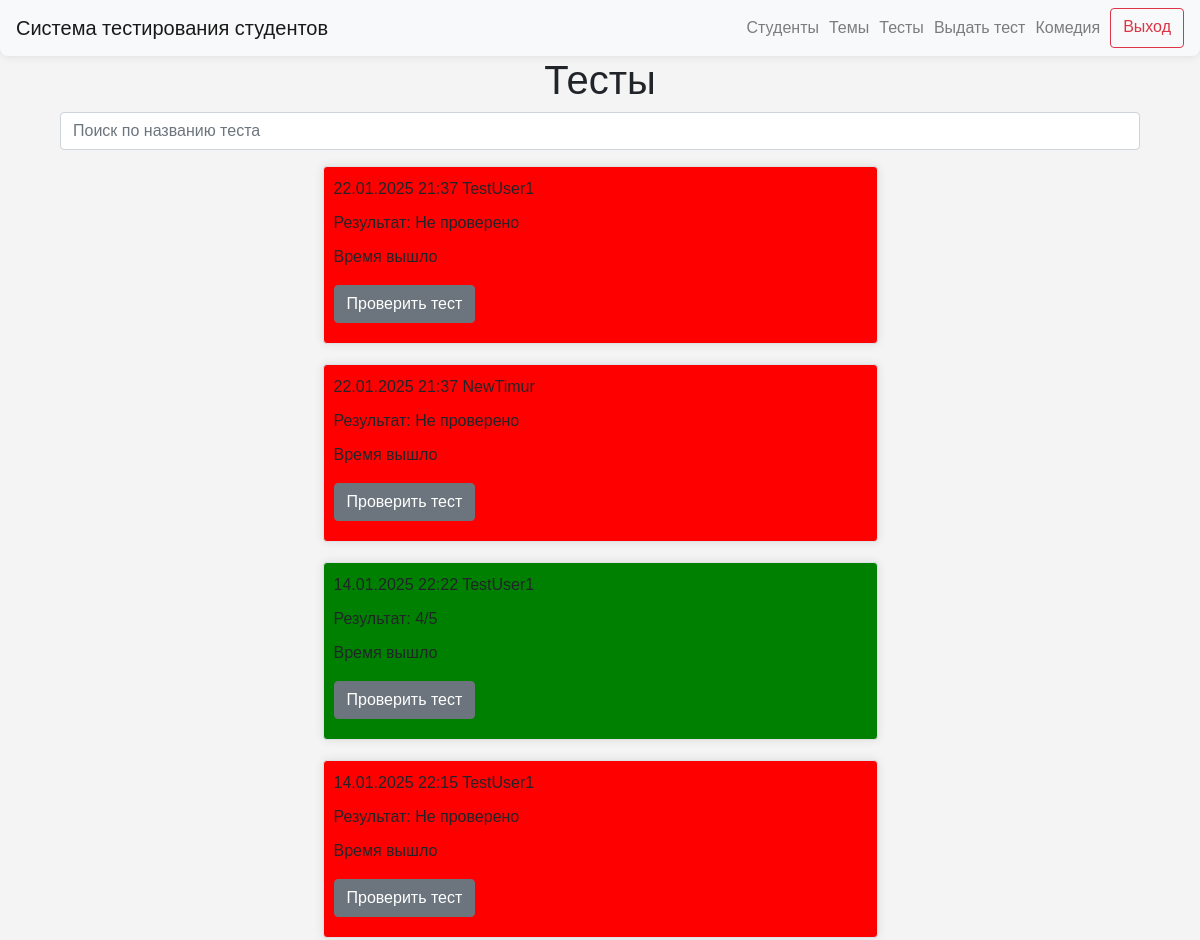
Page /tests/2 (signed in, upper part) on the earlier database version.
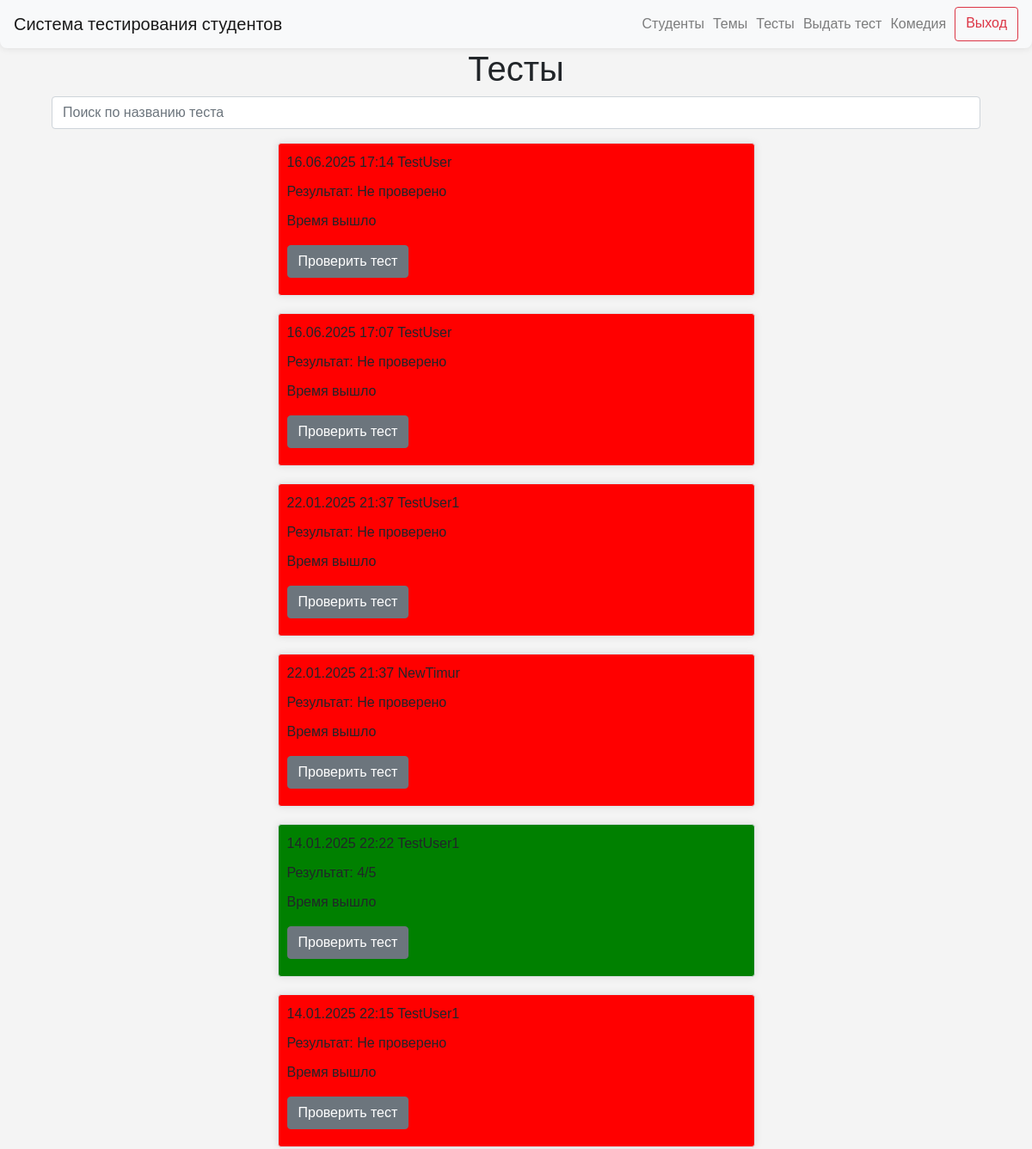
Same page on the later database version.
### data/blitz_tests.py (models this page shows)
class BlitzTest(SqlAlchemyBase, UserMixin, SerializerMixin):
    __tablename__ = "blitz_tests"
    id = sqlalchemy.Column(
        sqlalchemy.Integer,
        primary_key=True,
        autoincrement=True,
    )
    date = sqlalchemy.Column(
        sqlalchemy.DateTime,
        default=datetime.datetime.now,
    )
    question_1 = sqlalchemy.Column(
        sqlalchemy.Integer,
        sqlalchemy.ForeignKey("questions.id"),
    )
    question_2 = sqlalchemy.Column(
        sqlalchemy.Integer,
        sqlalchemy.ForeignKey("questions.id"),
    )
    question_3 = sqlalchemy.Column(
        sqlalchemy.Integer,
        sqlalchemy.ForeignKey("questions.id"),
    )
    question_4 = sqlalchemy.Column(
        sqlalchemy.Integer,
        sqlalchemy.ForeignKey("questions.id"),
    )
    question_5 = sqlalchemy.Column(
        sqlalchemy.Integer,
        sqlalchemy.ForeignKey("questions.id"),
    )
    answer_1 = sqlalchemy.Column(
        sqlalchemy.String,
        nullable=True,
    )
    answer_2 = sqlalchemy.Column(
        sqlalchemy.String,
        nullable=True,
    )
    answer_3 = sqlalchemy.Column(
        sqlalchemy.String,
        nullable=True,
    )
    answer_4 = sqlalchemy.Column(
        sqlalchemy.String,
        nullable=True,
    )
    answer_5 = sqlalchemy.Column(
        sqlalchemy.String,
        nullable=True,
    )
    comment_1 = sqlalchemy.Column(
        sqlalchemy.String,
        nullable=True,
    )
    comment_2 = sqlalchemy.Column(
        sqlalchemy.String,
        nullable=True,
    )
    comment_3 = sqlalchemy.Column(
        sqlalchemy.String,
        nullable=True,
    )
    comment_4 = sqlalchemy.Column(
        sqlalchemy.String,
        nullable=True,
    )
    comment_5 = sqlalchemy.Column(
        sqlalchemy.String,
        nullable=True,
    )
    result_answer_1 = sqlalchemy.Column(
        sqlalchemy.Boolean,
        nullable=True,
    )
    result_answer_2 = sqlalchemy.Column(
        sqlalchemy.Boolean,
        nullable=True,
    )
    result_answer_3 = sqlalchemy.Column(
        sqlalchemy.Boolean,
        nullable=True,
    )
    result_answer_4 = sqlalchemy.Column(
        sqlalchemy.Boolean,
        nullable=True,
    )
    result_answer_5 = sqlalchemy.Column(
        sqlalchemy.Boolean,
        nullable=True,
    )
    student = sqlalchemy.Column(
        sqlalchemy.Integer,
        sqlalchemy.ForeignKey("users.id"),
    )

### data/users.py (models this page shows)
class User(SqlAlchemyBase, UserMixin, SerializerMixin):
    __tablename__ = "users"
    id = sqlalchemy.Column(
        sqlalchemy.Integer,
        primary_key=True,
        autoincrement=True,
    )
    name = sqlalchemy.Column(
        sqlalchemy.String,
        nullable=True,
    )
    group_id = sqlalchemy.Column(
        sqlalchemy.Integer,
        sqlalchemy.ForeignKey(
            "groups.id",
            ondelete="CASCADE",
        ),
        nullable=False,
    )
    date_of_birth = sqlalchemy.Column(
        sqlalchemy.Date,
        nullable=False,
    )
    user_level = sqlalchemy.Column(
        sqlalchemy.String,
        default="student",
    )

### server.py (the view)
@app.route("/tests/<int:group_id>")
def tests_by_group(group_id):
    if not current_user.is_authenticated:
        return redirect("/authentication")
    if current_user.user_level == "student":
        return abort(404)
    db_sess = db_session.create_session()
    query_for_admin = select(BlitzTest, User).join(User, BlitzTest.student == User.id).where(User.group_id == group_id)
    tests_admin = db_sess.execute(query_for_admin).fetchall()
    date_time = datetime.datetime.now()
    results = []
    for test in tests_admin:
        test = test[0]
        test_results = 0
        if test.result_answer_1 == 1:
            test_results += 1
        if test.result_answer_2 == 1:
            test_results += 1
        if test.result_answer_3 == 1:
            test_results += 1
        if test.result_answer_4 == 1:
            test_results += 1
        if test.result_answer_5 == 1:
            test_results += 1
        if None in [
            test.result_answer_1,
            test.result_answer_2,
            test.result_answer_3,
            test.result_answer_4,
            test.result_answer_5,
        ]:
            results.append("Не проверено")
        else:
            results.append(f"{test_results}/5")
    tests_and_results = zip(tests_admin, results)
    return render_template(
        "index_admin.html",
        date_time=date_time,
        tests_and_results=tests_and_results,
        title="Главная",
    )

### data/db_session.py (called while the page is built)
def create_session() -> Session:
    global __factory
    return __factory()

### server.py (called while the page is built)
@login_manager.user_loader
def load_user(user_id):
    db_sess = db_session.create_session()
    return db_sess.query(User).get(user_id)

### templates/index_admin.html (shortened to what this page needs)
{% extends "base.html" %}
{% block content %}
<div class="container text-center">
    <h1>Тесты</h1>
</div>
<div class="container">
    <input type="text" id="searchInput" class="form-control mb-3" placeholder="Поиск по названию теста">
</div>
{% for test, result in tests_and_results|reverse %}
<div class="col-md-6 border rounded mx-auto custom-div" style="margin-bottom: 20px; padding: 10px; background-color: {% if result == 'Не проверено' %} red; {% else %} green; {% endif %}">
    <p class="text-left" style="margin-bottom: 10px;">{{ test[0].date.strftime("%d.%m.%Y %H:%M") }} {{ test[1].name }}</p>
    <div>
        {% if (date_time - test[0].date).total_seconds() > 300 %}
            <p class="text-left" style="margin-bottom: 10px;">Результат: {{ result }}</p>
            <p>Время вышло</p>
            <a href="{{ url_for('test_result', test_id=test[0].id) }}">
                <button type="button" style="margin-bottom: 10px;" class="btn btn-secondary">Проверить тест</button>
            </a>
        {% else %}
            <a href="{{ url_for('start_test', test_id=test[0].id) }}">
                <button type="button" style="margin-bottom: 10px;" class="btn btn-primary">Посмотреть тест</button>
            </a>
        {% endif %}
    </div>
</div>
{% endfor %}
{% endblock %}

Differences in the rows shown:
added BlitzTest: date "16.06.2025 17:14"
added User: name "TestUser" "TestUser"
added BlitzTest: date "16.06.2025 17:07"
Other differences:
new list line: "Результат: Не проверено Время вышло Проверить тест"
